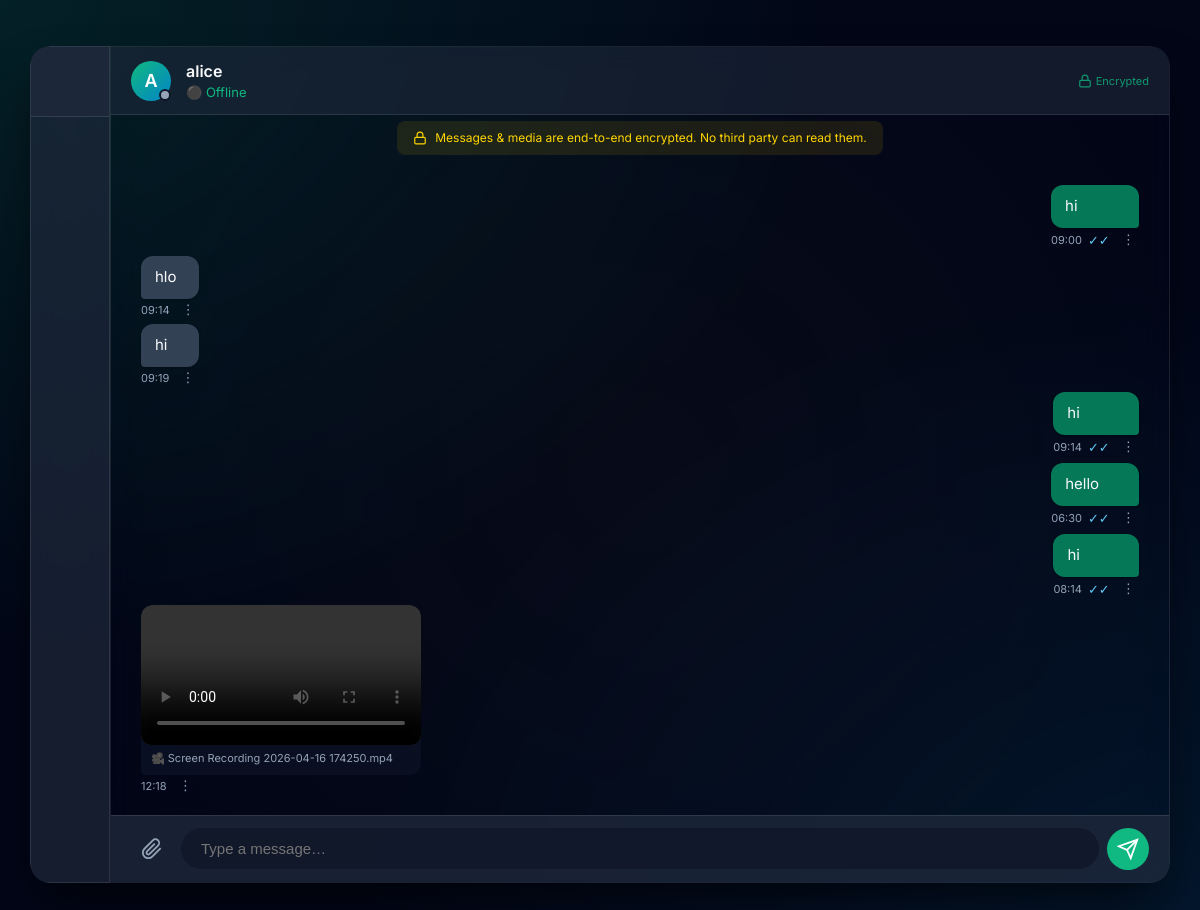
The page /chat/alice/ (signed in) on the database its author committed.
### chat/models.py (models this page shows, shortened)
class Message(models.Model):
    sender    = models.ForeignKey(User, on_delete=models.CASCADE, related_name='sent_messages')
    receiver  = models.ForeignKey(User, on_delete=models.CASCADE, related_name='received_messages')
    room_name = models.CharField(max_length=255, db_index=True)
    encrypted_content = models.TextField(blank=True, default='')
    message_type = models.CharField(max_length=10, choices=MESSAGE_TYPES, default='text')
    timestamp    = models.DateTimeField(auto_now_add=True, db_index=True)
    status       = models.CharField(max_length=10, choices=MESSAGE_STATUS, default='sent')
    media_file     = models.FileField(upload_to='chat/media/', null=True, blank=True)
    media_filename = models.CharField(max_length=255, null=True, blank=True)
    media_size     = models.PositiveIntegerField(null=True, blank=True)    # bytes
    media_mime     = models.CharField(max_length=100, null=True, blank=True)
    media_aes_key   = models.TextField(null=True, blank=True)
    media_aes_nonce = models.TextField(null=True, blank=True)
    thumbnail = models.ImageField(upload_to='chat/thumbnails/', null=True, blank=True)
    deleted_by_sender = models.BooleanField(default=False)
    deleted_by_receiver = models.BooleanField(default=False)
    is_deleted_for_everyone = models.BooleanField(default=False)
    class Meta:
        ordering = ['timestamp']
    def get_content(self) -> str:
        if not self.encrypted_content:
            return ''
        return decrypt_message(self.encrypted_content)

### chat/views.py (the view)
# urls.py: path('chat/<str:username>/', views.chat_room_view, name='chat_room'),
@login_required
def chat_room_view(request, username):
    other_user = get_object_or_404(User, username=username)
    UserProfile.objects.get_or_create(user=request.user)
    other_profile, _ = UserProfile.objects.get_or_create(user=other_user)
    sorted_usernames = sorted([request.user.username, other_user.username])
    room_name = f"chat_{sorted_usernames[0]}_{sorted_usernames[1]}"
    db_messages = Message.objects.filter(room_name=room_name).order_by('timestamp')
    chat_history = []
    for msg in db_messages:
        if msg.sender == request.user and msg.deleted_by_sender:
            continue
        if msg.receiver == request.user and msg.deleted_by_receiver:
            continue
        entry = {
            'sender': msg.sender.username,
            'timestamp': msg.timestamp,
            'message_type': msg.message_type,
            'message_id': msg.id,
            'status': msg.status,
            'is_deleted_for_everyone': msg.is_deleted_for_everyone,
        }
        if msg.is_deleted_for_everyone:
            entry['message_type'] = 'text'
            entry['content'] = '🚫 This message was deleted'
            chat_history.append(entry)
            continue
        if msg.message_type == 'text':
            entry['content'] = msg.get_content()
        else:
            entry['media_url'] = f"/chat/media/{msg.id}/download/"
            entry['media_filename'] = msg.media_filename
            entry['media_size'] = msg.media_size
            entry['media_mime'] = msg.media_mime
            if msg.thumbnail and msg.thumbnail.name:
                entry['thumbnail_url'] = f"/media/{msg.thumbnail.name}"
            else:
                entry['thumbnail_url'] = None
        chat_history.append(entry)
    return render(request, 'chat/chat.html', {
        'other_user': other_user,
        'other_is_online': other_profile.is_online,
        'other_last_seen': other_profile.last_seen,
        'chat_history': chat_history,
    })

### chat/encryption.py (called while the page is built)
def get_fernet():
    global fernet
    if fernet is None:
        try:
            key = settings.ENCRYPTION_KEY
            if isinstance(key, str):
                key = key.encode()
            fernet = Fernet(key)
        except Exception as e:
            logger.error(f"Failed to initialize Fernet: {e}")
            raise RuntimeError(f"Encryption setup failed. Invalid ENCRYPTION_KEY? {e}")
    return fernet

def decrypt_message(token: str) -> str:
    f = get_fernet()
    try:
        return f.decrypt(token.encode('utf-8')).decode('utf-8')
    except Exception as e:
        logger.error(f"Failed to decrypt message: {e}")
        return "[Decryption Error]"

### chat/templates/chat/chat.html (shortened to what this page needs)
{% extends 'chat/base.html' %}
{% load static %}
{% load humanize %}
{% block content %}
<div class="chat-layout">
    <div class="sidebar collapsed-sidebar glass-panel">
        <div class="sidebar-header">
        </div>
    </div>
    <div class="chat-area active-chat glass-panel">
        <div class="chat-header">
            <div class="chat-header-user">
                <div class="avatar header-avatar">
                    {{ other_user.username.0|upper }}
                    {% if other_is_online %}
                        <span id="header-status-dot" class="status-indicator online"></span>
                    {% else %}
                        <span id="header-status-dot" class="status-indicator offline"></span>
                    {% endif %}
                </div>
                <div class="header-info">
                    <h2>{{ other_user.username }}</h2>
                    <div class="status-text">
                        <span id="online-status">
                        </span>
                    </div>
                </div>
            </div>
            <div class="chat-header-actions">
                <div class="encryption-badge-small" title="End-to-end encrypted">
                    <svg width="14" height="14" viewBox="0 0 24 24" fill="none" stroke="currentColor" stroke-width="2">
                        <rect x="3" y="11" width="18" height="11" rx="2" ry="2"></rect>
                        <path d="M7 11V7a5 5 0 0 1 10 0v4"></path>
                    </svg>
                    <span style="font-size:11px;margin-left:4px">Encrypted</span>
                </div>
            </div>
        </div>
        <div class="messages-container" id="chat-messages">
            <div class="e2e-notice">
                <svg width="14" height="14" viewBox="0 0 24 24" fill="none" stroke="currentColor" stroke-width="2">
                    <rect x="3" y="11" width="18" height="11" rx="2" ry="2"></rect>
                    <path d="M7 11V7a5 5 0 0 1 10 0v4"></path>
                </svg>
                Messages &amp; media are end-to-end encrypted. No third party can read them.
            </div>
            {% for msg in chat_history %}
                {% if msg.sender == request.user.username %}
                    <div class="message sent" data-msg-id="{{ msg.message_id }}">
                {% else %}
                    <div class="message received" data-msg-id="{{ msg.message_id }}">
                {% endif %}
                    {% if msg.message_type == 'text' %}
                        <div class="message-bubble {% if msg.is_deleted_for_everyone %}msg-deleted-text{% endif %}">{{ msg.content }}</div>
                    {% elif msg.message_type == 'video' %}
                        <div class="media-bubble">
                            <div class="video-bubble">
                                <video controls preload="metadata" style="max-width:280px;border-radius:10px">
                                    <source src="{{ msg.media_url }}" type="{{ msg.media_mime }}">
                                </video>
                            </div>
                            <div class="media-filename">🎥 {{ msg.media_filename }}</div>
                        </div>
                    {% endif %}
                    <div class="message-meta">
                        {{ msg.timestamp|time:"H:i" }}
                        {% if msg.sender == request.user.username %}
                            <span class="tick {{ msg.status }}" data-msg-id="{{ msg.message_id }}">
                                {% if msg.status == 'seen' %}✓✓{% elif msg.status == 'delivered' %}✓✓{% else %}✓{% endif %}
                            </span>
                        {% endif %}
                        {% if not msg.is_deleted_for_everyone %}
                        <div class="msg-dropdown">
                            <button class="msg-dropdown-btn" onclick="toggleDropdown(this)">⋮</button>
                        </div>
                        {% endif %}
                    </div>
                </div>
            {% endfor %}
        </div>
        <div class="chat-input-area">
            <div class="fab-menu">
                <button class="icon-btn" id="fab-btn" title="Attach file">
                    <svg width="22" height="22" viewBox="0 0 24 24" fill="none" stroke="currentColor" stroke-width="2">
                        <path d="M21.44 11.05l-9.19 9.19a6 6 0 0 1-8.49-8.49l9.19-9.19a4 4 0 0 1 5.66 5.66l-9.2 9.19a2 2 0 0 1-2.83-2.83l8.49-8.48"></path>
                    </svg>
                </button>
            </div>
            <div id="input-row" style="display:flex;flex:1;align-items:center;gap:8px">
                <input type="text" id="chat-message-input" placeholder="Type a message…" autocomplete="off">
                <button class="icon-btn send-btn" id="chat-message-submit" title="Send">
                    <svg width="22" height="22" viewBox="0 0 24 24" fill="none" stroke="currentColor" stroke-width="2">
                        <line x1="22" y1="2" x2="11" y2="13"></line>
                        <polygon points="22 2 15 22 11 13 2 9 22 2"></polygon>
                    </svg>
                </button>
            </div>
        </div>
    </div>
</div>
{% endblock %}

### rows shown on the page
Message: timestamp "09:00"
Message: timestamp "09:14"
Message: timestamp "09:19"
Message: timestamp "09:14"
Message: timestamp "06:30"
Message: timestamp "08:14"
Message: message_type "video" (drawn), media_filename "Screen Recording 2026-04-16 174250.mp4", timestamp "12:18"

### other values the page prints
{{ other_user.username.0|upper }} "A"
{{ other_user.username }} "alice"
{{ msg.content }} "hi" "hlo" "hi" "hi" "hello" "hi"
